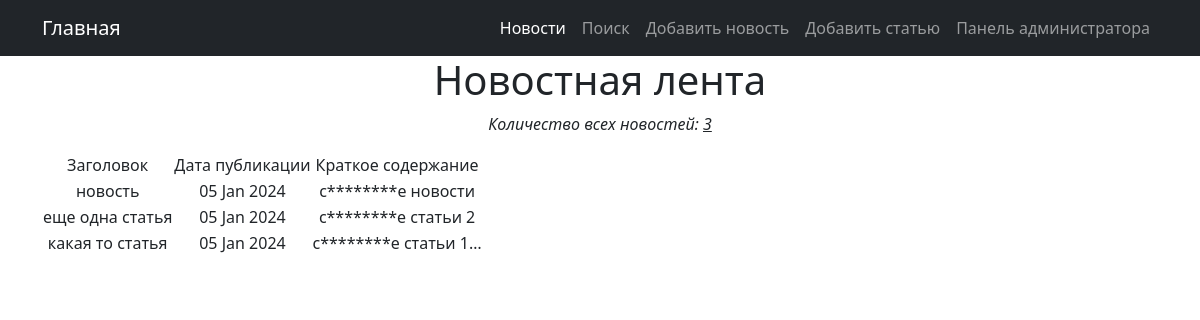
Page /news/ on the committed database.
### news/models.py (models this page shows, shortened)
class Post(models.Model):
    author = models.ForeignKey(Author, on_delete=models.CASCADE, related_name='posts')
    post_type = models.CharField(max_length=2,
                                 choices=POST_TYPES,
                                 default=news)
    datetime_post = models.DateTimeField(auto_now_add=True)
    category = models.ManyToManyField(Category, through='PostCategory')
    title = models.CharField(max_length=200)
    text = models.TextField()
    rating = models.IntegerField(default=0)

### news/views.py (the view)
# urls.py: path('', PostsList.as_view(), name='post_list'),
class PostsList(ListView):
    queryset = Post.objects.order_by('-datetime_post')
    template_name = 'posts.html'
    context_object_name = 'news'
    paginate_by = 10

### news/templatetags/custom_filters.py (called while the page is built)
def clear_str(word: str) -> str:
    new_word = map(lambda x: x if x not in punctuation else "", word)
    result = ''.join(new_word)
    return result.lower()

@register.filter()
def censor(text_in):
    words_list = text_in.split()
    if isinstance(text_in, str):
        for word in words_list:
            if clear_str(word) in censor_list:
                text_in = text_in.replace(word[1:], '*' * (len(word) - 2) + word[-1])
    return text_in

### templates/posts.html (shortened to what this page needs)
{% extends 'flatpages/default.html' %}
{% load custom_filters %}
{% block content %}
    <h1>Новостная лента</h1>
 {% if news %}
    <p><i>Количество всех новостей: <u>{{ news|length }}</u></i></p>
    <table>
        <tr>
            <td>Заголовок</td>
            <td>Дата публикации</td>
            <td>Краткое содержание</td>
        </tr>
         {% for post in news %}
        <tr>
            <td>
                {% if post.post_type == "NE" %}
                    <a class="nav-link" href="/news/{{ post.id }}">{{ post.title|censor }}</a>
                {% else %}
                   <a class="nav-link" href="/article/{{ post.id }}">{{ post.title|censor }}</a>
                {% endif %}
            </td>
            <td>{{ post.datetime_post|date:'d M Y' }}</td>
            <td>{{ post.text|censor|truncatechars:20 }}</td>
        </tr>
        {% endfor %}
    </table>
    {% else %}
        <h2>Новостей нет!</h2>
    {% endif %}
{% endblock content %}

### templates/flatpages/default.html (shortened to what this page needs)
<!DOCTYPE html>
<html lang="en">
    <head>
        {% load static %}
        <link href="{% static 'css/styles.css' %}" rel="stylesheet" />
    </head>
    <body>
        <nav class="navbar navbar-expand-lg navbar-dark bg-dark static-top">
            <div class="container">
                <a class="navbar-brand" href="/home/">Главная</a>
                <div class="collapse navbar-collapse" id="navbarSupportedContent">
                    <ul class="navbar-nav ms-auto mb-2 mb-lg-0">
                        <li class="nav-item">
                            <a class="nav-link active" aria-current="page" href="/news/">Новости</a>
                        </li>
                        <li class="nav-item">
                            <a class="nav-link" href="/news/search/">Поиск</a>
                        </li>
                        <li class="nav-item">
                            <a class="nav-link" href="/news/create/">Добавить новость</a>
                        </li>
                        <li class="nav-item">
                            <a class="nav-link" href="/article/create/">Добавить статью</a>
                        </li>
                        <li class="nav-item">
                            <a class="nav-link" href="/admin/">Панель администратора</a>
                        </li>
                    </ul>
                </div>
            </div>
        </nav>
        <div class="container">
            <div class="row">
                <div class="col-lg-12 text-center">
                    {% block content %}{% endblock content %}
                </div>
            </div>
        </div>
    </body>
</html>

### templates/flatpages/paginate.html (shortened to what this page needs)
{% load custom_tags %}

### rows in the picture
Post: title|censor "новость", datetime_post "05 Jan 2024", text|censor "с********е новости"
Post: title|censor "еще одна статья", datetime_post "05 Jan 2024", text|censor "с********е статьи 2"
Post: title|censor "какая то статья", datetime_post "05 Jan 2024", text|censor "с********е статьи 1…"

### other values in the picture
{{ news|length }} "3"
